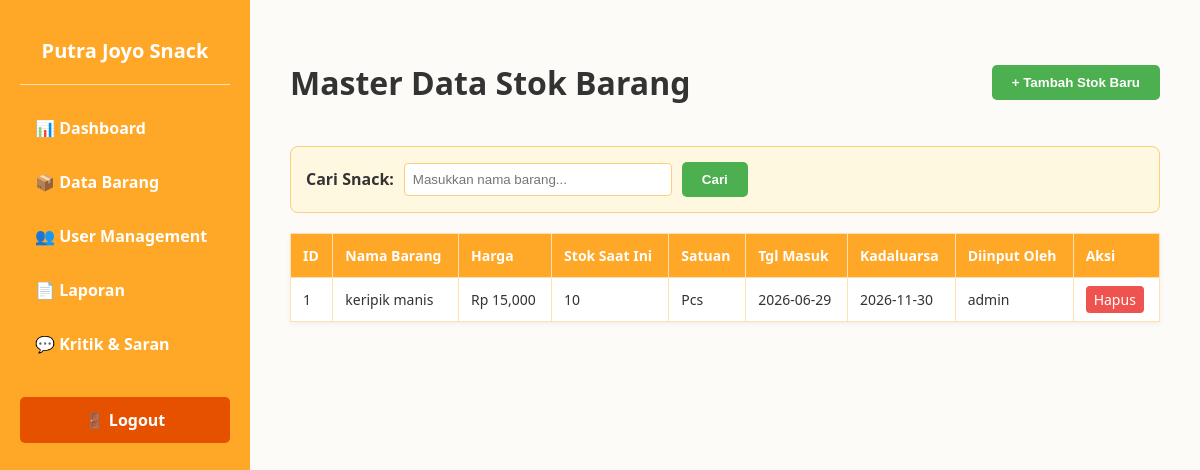
The app's page /admin/barang, older data.
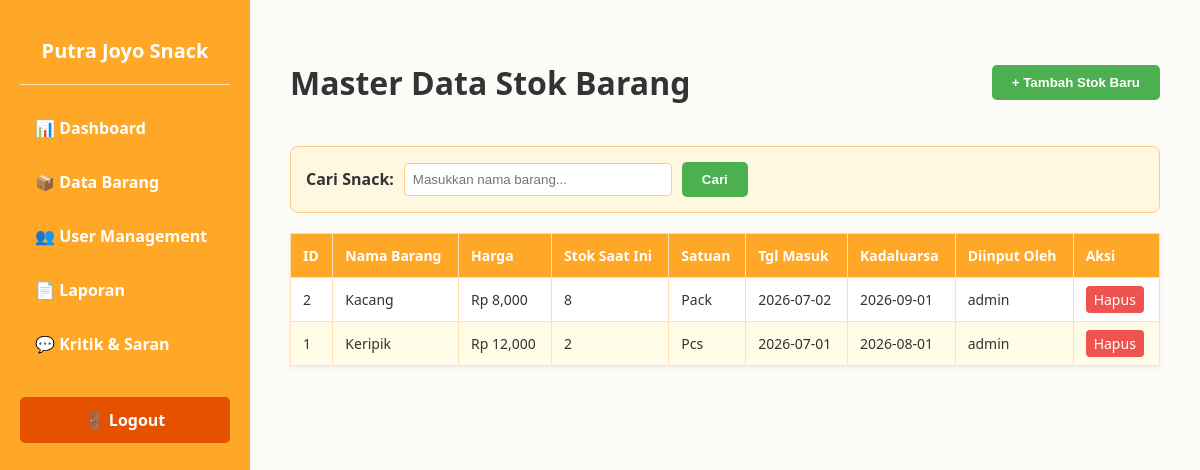
The same page, newer data.
### models/transaksi.py (models this page shows)
class Barang(db.Model):
    __tablename__ = 'barang'
    id = db.Column(db.Integer, primary_key=True)
    nama_barang = db.Column(db.String(100), nullable=False)
    harga = db.Column(db.Integer, nullable=False)
    stok = db.Column(db.Integer, nullable=False)
    satuan = db.Column(db.String(20), nullable=False)
    tanggal_masuk = db.Column(db.String(20), nullable=False)
    tanggal_kadaluarsa = db.Column(db.String(20), nullable=False)
    id_admin_fk = db.Column(db.String(50), nullable=False)

### app.py (the view, shortened to what this page needs)
@app.route("/admin/barang", methods=["GET", "POST"])
def admin_barang():
    search_query = request.args.get("q", "").strip()
    query = Barang.query
    if search_query:
        query = query.filter(Barang.nama_barang.ilike(f"%{search_query}%"))
    barang_list = query.order_by(Barang.id.desc()).all()
    return render_template("admin/barang.html", barang_list=barang_list, search_query=search_query)

### templates/admin/barang.html (shortened to what this page needs)
<!DOCTYPE html>
<html lang="id">
<head>
</head>
<body>
    <div class="sidebar">
        <h2>Putra Joyo Snack</h2>
        <hr style="border: 0; height: 1px; background: #FFE0B2; margin-bottom: 20px;">
        <a href="/admin/dashboard">📊 Dashboard</a>
        <a href="/admin/barang">📦 Data Barang</a>
        <a href="/admin/user">👥 User Management</a>
        <a href="/admin/laporan">📄 Laporan</a>
        <a href="/admin/kritik">💬 Kritik & Saran</a>
        <a class="logout-btn" href="/logout">🚪 Logout</a>
    </div>
    <div class="content">
        <div class="header-section">
            <h1>Master Data Stok Barang</h1>
            <button class="btn-add" onclick="bukaModal()">+ Tambah Stok Baru</button>
        </div>
        <form class="search-container" method="get" action="/admin/barang">
            <label><strong>Cari Snack:</strong></label>
            <input type="text" name="q" value="{{ search_query or '' }}" placeholder="Masukkan nama barang...">
            <button class="btn-add" type="submit">Cari</button>
        </form>
        <table class="data-table">
            <thead>
                <tr>
                    <th>ID</th>
                    <th>Nama Barang</th>
                    <th>Harga</th>
                    <th>Stok Saat Ini</th>
                    <th>Satuan</th>
                    <th>Tgl Masuk</th>
                    <th>Kadaluarsa</th>
                    <th>Diinput Oleh</th>
                    <th>Aksi</th>
                </tr>
            </thead>
            <tbody>
                {% for barang in barang_list %}
                <tr>
                    <td>{{ barang.id }}</td>
                    <td>{{ barang.nama_barang }}</td>
                    <td>Rp {{ "{:,.0f}".format(barang.harga) }}</td>
                    <td>{{ barang.stok }}</td>
                    <td>{{ barang.satuan }}</td>
                    <td>{{ barang.tanggal_masuk }}</td>
                    <td>{{ barang.tanggal_kadaluarsa }}</td>
                    <td>{{ barang.id_admin_fk }}</td>
                    <td>
                        <a href="/admin/barang/hapus/{{ barang.id }}" style="background-color:#EF5350; color:white; border:none; padding:4px 8px; border-radius:4px; cursor:pointer; text-decoration:none;" onclick="return confirm('Hapus barang ini?')">Hapus</a>
                    </td>
                </tr>
                {% else %}
                <tr>
                    <td colspan="9" style="text-align:center; color:#777;">Belum ada data barang.</td>
                </tr>
                {% endfor %}
            </tbody>
        </table>
    </div>
</body>
</html>

### templates/admin/barang.html (style rules this page uses)
body { font-family: 'Segoe UI', Arial, sans-serif; margin: 0; display: flex; background-color: #FDFBF7; color: #333; }
.sidebar { width: 250px; background-color: #FFA726; height: 100vh; padding: 20px; box-sizing: border-box; color: white; position: fixed; }
.sidebar h2 { text-align: center; font-size: 20px; margin-bottom: 20px; }
.sidebar a { display: block; color: white; padding: 12px 15px; text-decoration: none; border-radius: 5px; margin-bottom: 8px; font-weight: bold; }
.sidebar .logout-btn { background-color: #E65100; margin-top: 30px; text-align: center; }
.content { margin-left: 250px; padding: 40px; width: calc(100% - 250px); box-sizing: border-box; }
.header-section { display: flex; justify-content: space-between; align-items: center; margin-bottom: 20px; }
.btn-add { background-color: #4CAF50; color: white; padding: 10px 20px; border: none; border-radius: 5px; font-weight: bold; cursor: pointer; }
.search-container { background-color: #FFF8E1; padding: 15px; border-radius: 8px; margin-bottom: 20px; border: 1px solid #FFCC80; display: flex; align-items: center; gap: 10px; }
.search-container input { padding: 8px; border: 1px solid #FFCC80; border-radius: 4px; width: 250px; }
.data-table { width: 100%; border-collapse: collapse; background: white; box-shadow: 0 2px 5px rgba(0,0,0,0.05); }
.data-table th, .data-table td { border: 1px solid #FFE0B2; padding: 12px; text-align: left; font-size: 14px; }
.data-table th { background-color: #FFA726; color: white; }
.data-table tr:nth-child(even) { background-color: #FFFDE7; }

Row changes from the older to the newer data that the page shows:
added Barang: id "2", nama_barang "Kacang", harga "8,000", stok "8", satuan "Pack", tanggal_masuk "2026-07-02", tanggal_kadaluarsa "2026-09-01", id_admin_fk "admin"
changed Barang "Pcs": nama_barang "keripik manis" → "Keripik"; harga "15,000" → "12,000"; stok "10" → "2"; tanggal_masuk "2026-06-29" → "2026-07-01"; tanggal_kadaluarsa "2026-11-30" → "2026-08-01"
